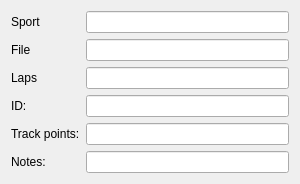
        <widget class="QWidget" name="scrollAreaWidgetContents">
         <property name="geometry">
          <rect>
           <x>0</x>
           <y>0</y>
           <width>300</width>
           <height>180</height>
          </rect>
         </property>
         <layout class="QFormLayout" name="formLayout">
          <item row="0" column="0">
           <widget class="QLabel" name="labelSport">
            <property name="text">
             <string>Sport</string>
            </property>
            <property name="buddy">
             <cstring>inputSport</cstring>
            </property>
           </widget>
          </item>
          <item row="0" column="1">
           <widget class="QLineEdit" name="inputSport">
            <property name="toolTip">
             <string>Sport</string>
            </property>
            <property name="readOnly">
             <bool>true</bool>
            </property>
           </widget>
          </item>
          <item row="1" column="0">
           <widget class="QLabel" name="lableFile">
            <property name="text">
             <string>File</string>
            </property>
            <property name="buddy">
             <cstring>labelFilePath</cstring>
            </property>
           </widget>
          </item>
          <item row="1" column="1">
           <widget class="QLineEdit" name="labelFilePath">
            <property name="readOnly">
             <bool>true</bool>
            </property>
           </widget>
          </item>
          <item row="2" column="0">
           <widget class="QLabel" name="labelLapsNo">
            <property name="text">
             <string>Laps</string>
            </property>
            <property name="buddy">
             <cstring>inputLaps</cstring>
            </property>
           </widget>
          </item>
          <item row="2" column="1">
           <widget class="QLineEdit" name="inputLaps">
            <property name="toolTip">
             <string>Number of laps</string>
            </property>
            <property name="readOnly">
             <bool>true</bool>
            </property>
           </widget>
          </item>
          <item row="3" column="0">
           <widget class="QLabel" name="labelID">
            <property name="text">
             <string>ID:</string>
            </property>
            <property name="buddy">
             <cstring>inputId</cstring>
            </property>
           </widget>
          </item>
          <item row="3" column="1">
           <widget class="QLineEdit" name="inputId">
            <property name="readOnly">
             <bool>true</bool>
            </property>
           </widget>
          </item>
          <item row="4" column="0">
           <widget class="QLabel" name="labelTrackPointsNo">
            <property name="text">
             <string>Track points:</string>
            </property>
            <property name="buddy">
             <cstring>inputTrackPoints</cstring>
            </property>
           </widget>
          </item>
          <item row="4" column="1">
           <widget class="QLineEdit" name="inputTrackPoints">
            <property name="toolTip">
             <string>Number of track points</string>
            </property>
            <property name="readOnly">
             <bool>true</bool>
            </property>
           </widget>
          </item>
          <item row="5" column="0">
           <widget class="QLabel" name="labelNotes">
            <property name="text">
             <string>Notes:</string>
            </property>
           </widget>
          </item>
          <item row="5" column="1">
           <widget class="QLineEdit" name="inputNotes">
            <property name="readOnly">
             <bool>true</bool>
            </property>
           </widget>
          </item>
         </layout>
        </widget>
